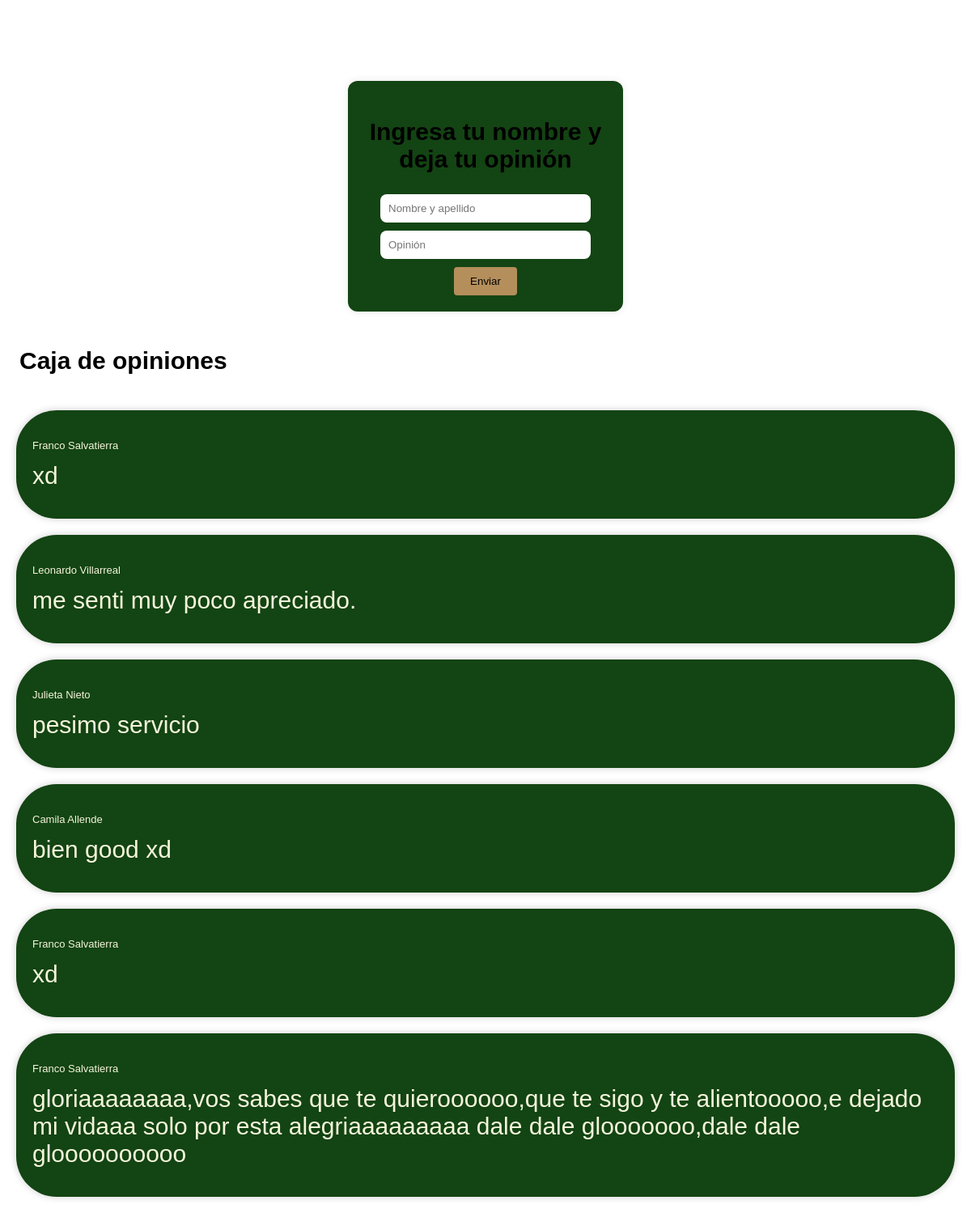
Screenshot of /opiniones.php with the database file from the repository.
### tables this page shows
CREATE TABLE `opi_usuarios` (
  `id_cliente` int(11) NOT NULL,
  `nom_ape` varchar(1000) NOT NULL,
  `opinion` varchar(1000) NOT NULL
);

### opiniones.php (the view, shortened to what this page needs)
<!DOCTYPE html>
<html lang="es">
<head>
    <link rel="stylesheet" href="css/opinion.css">
</head>
<body>
    <main class="insertar">
        <h1>Ingresa tu nombre y deja tu opinión</h1>
        <form action="insertar_datos.php" method="POST">
            <div class="nombre">
                <input type="text" maxlength="1000" name="nom_ape" id="nom_ape" placeholder="Nombre y apellido" required>
            </div>
            <div class="opinion">
                <input type="text" maxlength="1000" name="opinion" id="opinion" placeholder="Opinión" required>
            </div>
            <div>
                <button type="submit">Enviar</button>
            </div>
        </form>
    </main>
    <h1>Caja de opiniones</h1>
    <?php
        $datos_bd = mysqli_connect("localhost", "root", "", "tres_pibesalpe") or exit("No se puede conectar con la Base de datos");
        $consulta = mysqli_query($datos_bd, "SELECT  * FROM opi_usuarios");
        while ($lista_consulta = mysqli_fetch_assoc($consulta)) {
        ?>
            <div class="consultas">
                <ul>
                    <p><?php echo $lista_consulta["nom_ape"]; ?></p>
                    <li><?php echo $lista_consulta["opinion"]; ?></li>
                </ul>
            </div>
        <?php
        }
        ?>
</body>
</html>

### css/opinion.css (style rules this page uses)
body { font-family: Arial, sans-serif; background-color: beige; margin: 0; padding: 0; display: contents; justify-content: center; align-items: center; height: 100vh; }
.insertar { background-color: #134413; border-radius: 12px; box-shadow: 0px 0px 10px rgba(0, 0, 0, 0.1); padding: 20px; width: 300px; text-align: center; margin: 0 auto; margin-top: 100px; }
h1 { font-size: 30px; color: #000; padding: 2%; }
.nombre, .opinion { margin-bottom: 10px; }
input[type="text"] { width: 80%; padding: 10px; border: 2px #000000; border-radius: 8px; position:center; }
button[type="submit"] { background-color: #b48e5b; color: #000000; border: none; border-radius: 4px; padding: 10px 20px; cursor: pointer; }
.consultas { background-color: #134413; border-radius: 50px; box-shadow: 0 0 10px rgba(0, 0, 0, 0.2); padding: 20px; margin: 20px; }
ul { list-style-type: none; padding: 0; }
ul li { font-size: 30px; margin-bottom: 10px; color: beige; }
p { font-size: small; color: beige; }

### rows the page displays
opi_usuarios: nom_ape "Franco Salvatierra", opinion "xd"
opi_usuarios: nom_ape "Leonardo Villarreal", opinion "me senti muy poco apreciado."
opi_usuarios: nom_ape "Julieta Nieto", opinion "pesimo servicio"
opi_usuarios: nom_ape "Camila Allende", opinion "bien good xd"
opi_usuarios: nom_ape "Franco Salvatierra", opinion "xd"
opi_usuarios: nom_ape "Franco Salvatierra", opinion "gloriaaaaaaaa,vos sabes que te quieroooooo,que te sigo y te alientooooo,e dejado mi vidaaa solo por esta alegriaaaaaaaaa dale dale glooooooo,dale dale gloooooooooo"
